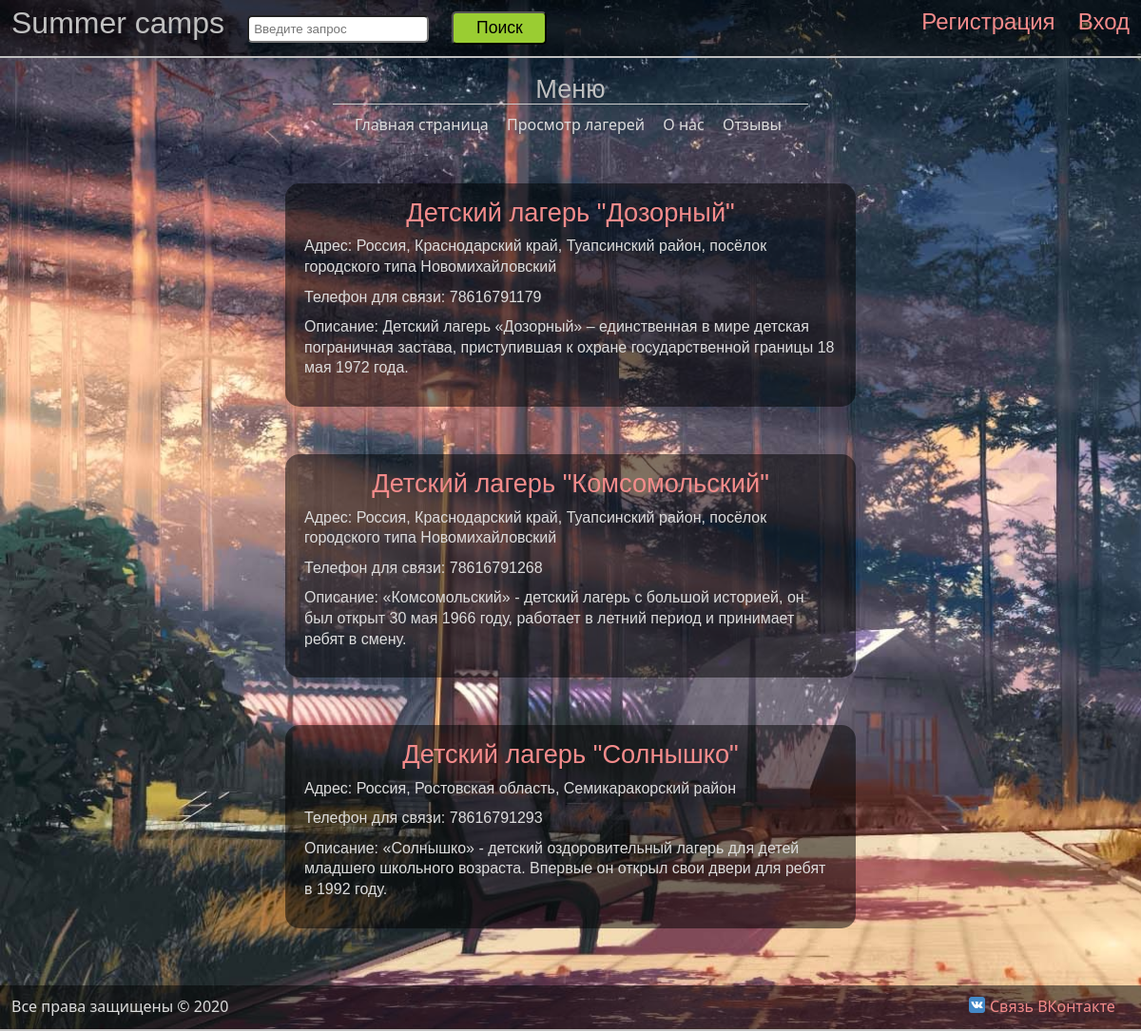
Page /first/lager.php on the committed database.
### tables this page shows
CREATE TABLE `lager` (
  `Id` int(11) NOT NULL,
  `Id_smena` int(11) NOT NULL,
  `Name` varchar(250) NOT NULL,
  `Adress` varchar(250) NOT NULL,
  `Phone` varchar(11) NOT NULL,
  `About` varchar(250) NOT NULL,
  `Url` varchar(10) NOT NULL,
  `Stoim` int(11) NOT NULL,
  `Places` int(11) NOT NULL
);

### first/spisok_lager.php (the view, shortened to what this page needs)
<?php
function printlager ($lagerinfo){
        while (($row = $lagerinfo->fetch_assoc())!= false){
              echo "<div id=\"lagerbox\" style=\"background: rgba(0, 0, 0, 0.5);
              margin-top: 50px;
              margin-left: 300px;
              margin-right: 300px;
              margin-bottom: 50px;
              border-radius: 15px;
              padding: 20px;\">";
               echo "<p align=\"center\";\"> <a href=\"".$row["Url"]."\" style=\"font-size: 1.7em; font-family: Comic Sans MS, sans-serif\"> Детский лагерь \"".$row["Name"]."\"</a></p>";
               echo "<p style=\"font-family: Comic Sans MS, sans-serif;text-indent: 0px\">Адрес: ".$row["Adress"]."</p>";
               echo "<p style=\"font-family: Comic Sans MS, sans-serif;text-indent: 0px\">Телефон для связи: ".$row["Phone"]."</p>";
               echo "<p style=\"font-family: Comic Sans MS, sans-serif;text-indent: 0px\">Описание: ".$row["About"]."</p>";
               echo "</div>";
        }
    }
    $mysqli = new mysqli("localhost","admin_bd","2000","bd_lager");
    $mysqli->query( "SET NAMES 'utf8'");
    $lagerinfo = $mysqli->query("SELECT *  FROM `lager`");
    printlager($lagerinfo);
?>

### first/CSS/style.css (style rules this page uses)
* { margin: 0; padding: 0; outline: none; }
html { height: 100%; }
p { margin-bottom: 10px; }
#lagerbox { background: rgba(0, 0, 0, 0.5); margin-top: 50px; margin-left: 300px; margin-right: 300px; margin-bottom: 50px; border-radius: 15px; padding: 20px; }
body { background-image: url(../img/fon.jpg); background-size: cover; background-attachment: fixed; width: 100%; height: 100%; color: Gainsboro; font-size: 1em; font-family: "Segoe UI", sans-serif; line-height: 135%; }
a { color: #f48b8b; text-decoration: none; transition: all.6s ease; -moz-transition: all.6s ease; -webkit-transition: all.6s ease; -ms-transition: all.6s ease; }

### rows in the picture
lager: Name "Дозорный", Adress "Россия, Краснодарский край, Туапсинский район, посёлок городского типа Новомихайловский", Phone "78616791179", About "Детский лагерь «Дозорный» – единственная в мире детская пограничная застава, приступившая к охране государственной границы 18 мая 1972 года."
lager: Name "Комсомольский", Adress "Россия, Краснодарский край, Туапсинский район, посёлок городского типа Новомихайловский", Phone "78616791268", About "«Комсомольский» - детский лагерь с большой историей, он был открыт 30 мая 1966 году, работает в летний период и принимает ребят в смену."
lager: Name "Солнышко", Adress "Россия, Ростовская область, Семикаракорский район", Phone "78616791293", About "«Солнышко» - детский оздоровительный лагерь для детей младшего школьного возраста. Впервые он открыл свои двери для ребят в 1992 году."
